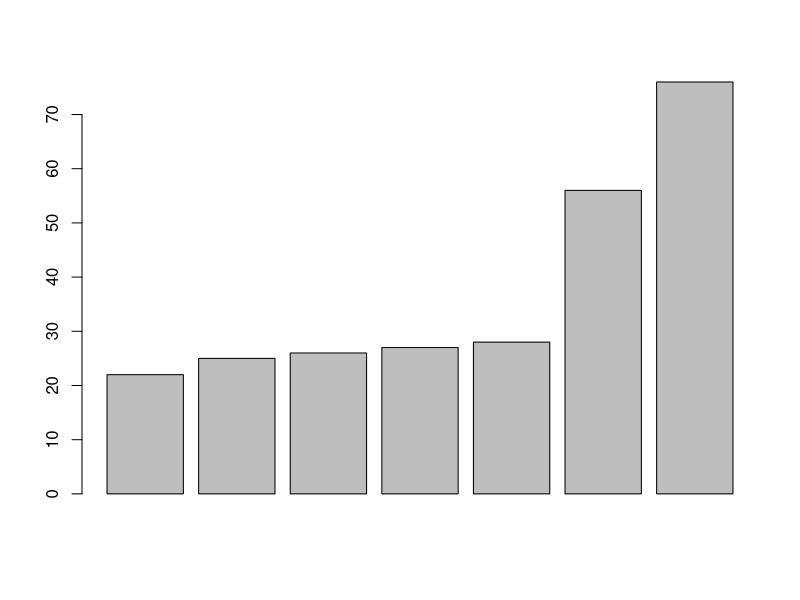
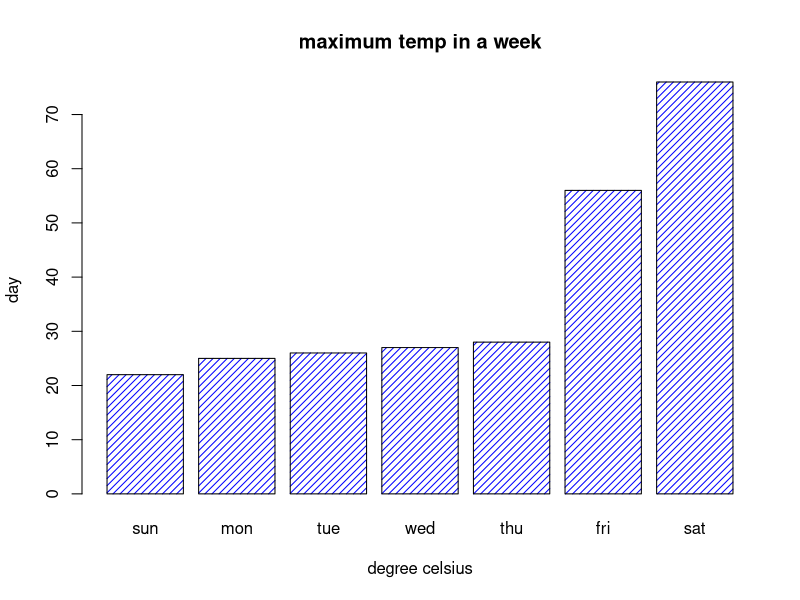

The R script that drew these images, in order:
 temp<-c(22,25,26,27,28,56,76)
 result<-barplot(temp)
 print(result)
 result<-barplot(temp,
 main="maximum temp in a week",
 xlab="degree celsius",
 ylab="day",
 names.arg=c("sun","mon","tue","wed","thu","fri","sat"),
 col="blue",
 density=20,
 horiz=FALSE)